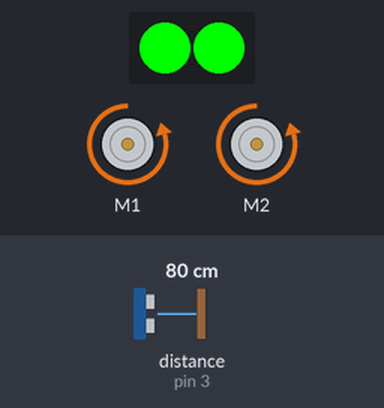
A sketch run on a simulated Arduino Uno, built with avr-gcc and run on an emulated ATmega328P. On the bench: 2 RGB LEDs in strip order, left to right, 2 × DC motor (green arrow = forward, orange = backward, longer = faster). Inputs (shaded band) come from the test bench; at power-on: distance to the obstacle (sensor on pin 3) 80 cm.

Above: at 1.3 s.
1.4 s: distance to the obstacle (sensor on pin 3) set to 11 cm
2.9 s: distance to the obstacle (sensor on pin 3) set to 8 cm
At 4.2 s:
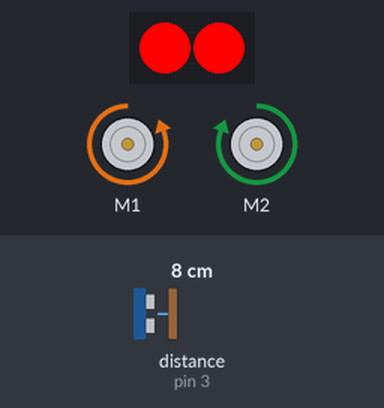
5.9 s: distance to the obstacle (sensor on pin 3) set to 18 cm
At 7.3 s:
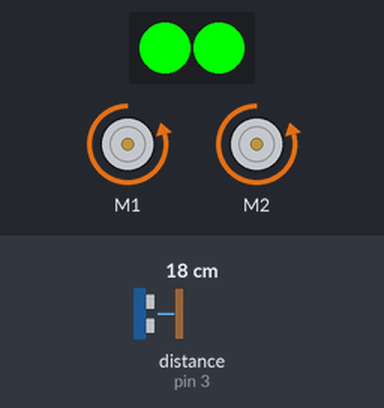
8.5 s: distance to the obstacle (sensor on pin 3) set to 2 cm
At 11.3 s:
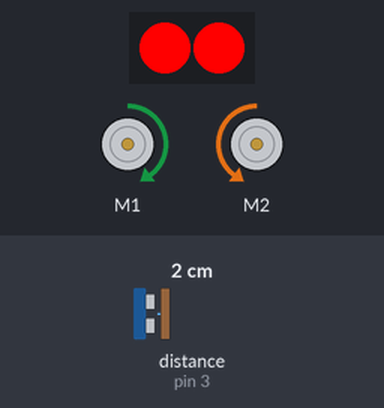
Timing chart, 0 to 12.5 s (numbered marks = the images above; inputs shaded):
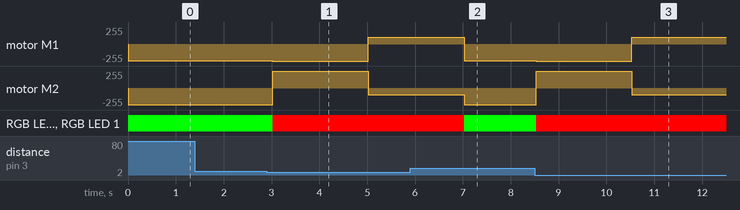

The sketch:

sumo_bot.ino
```cpp
#include <MeMCore.h>

MeRGBLed rgbled_7(7,2);
MeUltrasonicSensor ultrasensorfront(PORT_3);
MeLineFollower lineFinder(PORT_2);
MeDCMotor motorL(M1);
MeDCMotor motorR(M2);

int front=0;
void setup() {
  Serial.begin(9600);
}

void loop(){
  front=ultrasensorfront.distanceCm();

  if(front<10){
    light(255,0,0);
    forward(255);
    delay(2000);
    backward(100);
    delay(2000);
  }else{
    light(0,255,0);
    if(lineFinder.readSensors()==0){
      turnRight(250);
      delay(500);
    }
    else if(lineFinder.readSensors()==1){
       turnRight(250);
       delay(500);
    }
    else if(lineFinder.readSensors()==2){
       turnLeft(250);
       delay(500);
   }
    else if(lineFinder.readSensors()==3){
       forward(100);
    }
  }
}

void forward(int s){
  motorL.run(-s);
  motorR.run(s);
}
void turnLeft(int s){
  motorL.run(s);
  motorR.run(s);
}
void turnRight(int s){
  motorL.run(-s);
  motorR.run(-s);
}
void backward(int s){
  motorL.run(s);
  motorR.run(-s);
}

void Stop(){
  motorR.stop();
  motorL.stop();
}

void light(int r,int g,int b){
  rgbled_7.setColor(0,r,g,b);
  rgbled_7.show();
}
```

Measured:
- the behaviour switches between 10 and 9 cm on distance to the obstacle (sensor on pin 3) (found by bisection; images 0 and 1)
- after the input at 1.4 s, every drawn part: stays the same
- after the input at 2.9 s, motor M1: backward 250/255 → backward 255/255 after 0.12 s, → forward 100/255 2.0 s later; motor M2: backward 250/255 → forward 255/255 after 0.12 s, → backward 100/255 2.0 s later; RGB LED 0, RGB LED 1: RGB(0, 255, 0) → RGB(255, 0, 0) after 0.12 s
- after the input at 5.9 s, motor M1: forward 100/255 → backward 250/255 after 1.1 s; motor M2: backward 100/255 → backward 250/255 after 1.1 s; RGB LED 0, RGB LED 1: RGB(255, 0, 0) → RGB(0, 255, 0) after 1.1 s
- after the input at 8.5 s, motor M1: backward 250/255 → backward 255/255 at once, → forward 100/255 2.0 s later; motor M2: backward 250/255 → forward 255/255 at once, → backward 100/255 2.0 s later; RGB LED 0, RGB LED 1: RGB(0, 255, 0) → RGB(255, 0, 0) at once
